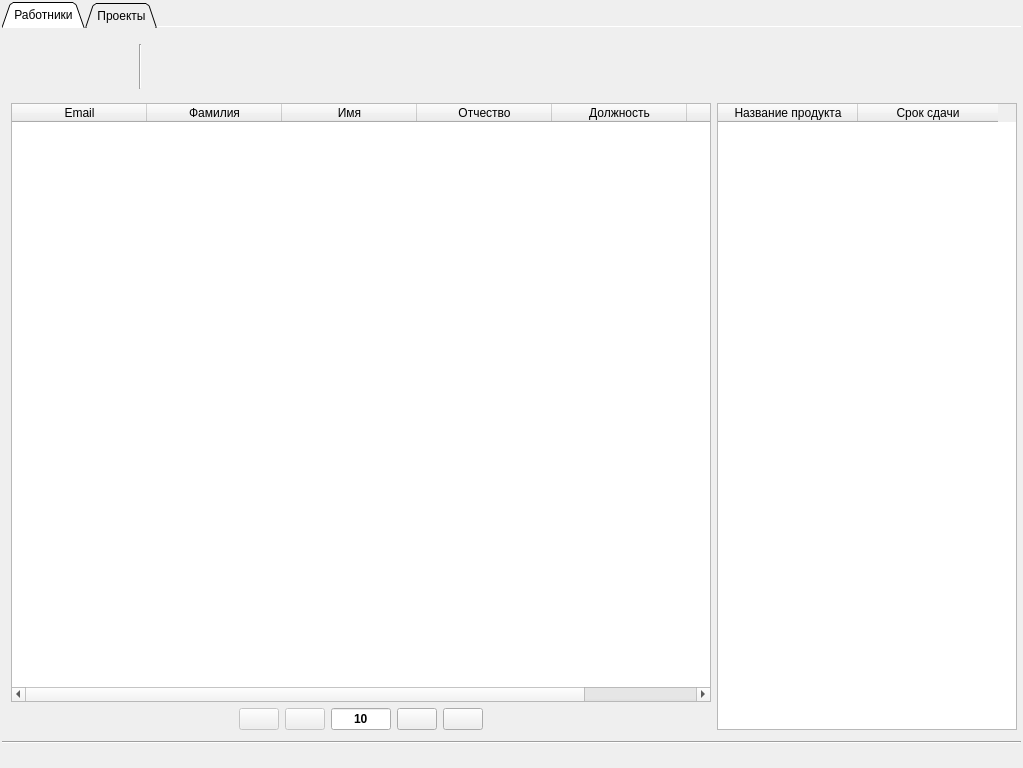
<?xml version="1.0" encoding="UTF-8"?>
<ui version="4.0">
 <class>MainWindow</class>
 <widget class="QMainWindow" name="MainWindow">
  <property name="geometry">
   <rect>
    <x>0</x>
    <y>0</y>
    <width>1023</width>
    <height>768</height>
   </rect>
  </property>
  <property name="sizePolicy">
   <sizepolicy hsizetype="Preferred" vsizetype="Preferred">
    <horstretch>0</horstretch>
    <verstretch>0</verstretch>
   </sizepolicy>
  </property>
  <property name="minimumSize">
   <size>
    <width>800</width>
    <height>600</height>
   </size>
  </property>
  <property name="maximumSize">
   <size>
    <width>16777215</width>
    <height>16777215</height>
   </size>
  </property>
  <property name="acceptDrops">
   <bool>true</bool>
  </property>
  <property name="windowTitle">
   <string>StaffMI</string>
  </property>
  <property name="windowIcon">
   <iconset>
    <normaloff>icons/title.png</normaloff>icons/title.png</iconset>
  </property>
  <property name="windowOpacity">
   <double>1.000000000000000</double>
  </property>
  <property name="styleSheet">
   <string notr="true">font: 11pt &quot;Times New Roman&quot;;</string>
  </property>
  <property name="iconSize">
   <size>
    <width>32</width>
    <height>32</height>
   </size>
  </property>
  <widget class="QWidget" name="centralwidget">
   <layout class="QGridLayout" name="gridLayout">
    <property name="leftMargin">
     <number>2</number>
    </property>
    <property name="topMargin">
     <number>2</number>
    </property>
    <property name="rightMargin">
     <number>2</number>
    </property>
    <property name="bottomMargin">
     <number>2</number>
    </property>
    <property name="spacing">
     <number>2</number>
    </property>
    <item row="1" column="0" colspan="2">
     <widget class="Line" name="line_3">
      <property name="orientation">
       <enum>Qt::Horizontal</enum>
      </property>
     </widget>
    </item>
    <item row="2" column="0" colspan="2">
     <widget class="QLabel" name="label_log_main">
      <property name="sizePolicy">
       <sizepolicy hsizetype="Minimum" vsizetype="Preferred">
        <horstretch>0</horstretch>
        <verstretch>0</verstretch>
       </sizepolicy>
      </property>
      <property name="minimumSize">
       <size>
        <width>0</width>
        <height>20</height>
       </size>
      </property>
      <property name="maximumSize">
       <size>
        <width>16777215</width>
        <height>15</height>
       </size>
      </property>
      <property name="styleSheet">
       <string notr="true">font: 11pt &quot;Times New Roman&quot;;
color: rgb(255, 0, 0);
font-weight: bold;</string>
      </property>
      <property name="text">
       <string/>
      </property>
      <property name="alignment">
       <set>Qt::AlignRight|Qt::AlignTrailing|Qt::AlignVCenter</set>
      </property>
     </widget>
    </item>
    <item row="0" column="0" colspan="2">
     <widget class="QTabWidget" name="tabWidget">
      <property name="tabPosition">
       <enum>QTabWidget::North</enum>
      </property>
      <property name="tabShape">
       <enum>QTabWidget::Triangular</enum>
      </property>
      <property name="currentIndex">
       <number>0</number>
      </property>
      <property name="elideMode">
       <enum>Qt::ElideNone</enum>
      </property>
      <property name="documentMode">
       <bool>true</bool>
      </property>
      <property name="tabsClosable">
       <bool>false</bool>
      </property>
      <property name="movable">
       <bool>true</bool>
      </property>
      <property name="tabBarAutoHide">
       <bool>false</bool>
      </property>
      <widget class="QWidget" name="tab">
       <attribute name="title">
        <string>Работники</string>
       </attribute>
       <layout class="QGridLayout" name="gridLayout_2">
        <item row="2" column="0" colspan="5">
         <widget class="QTableWidget" name="workers_table">
          <property name="sizePolicy">
           <sizepolicy hsizetype="Minimum" vsizetype="Expanding">
            <horstretch>0</horstretch>
            <verstretch>0</verstretch>
           </sizepolicy>
          </property>
          <property name="minimumSize">
           <size>
            <width>700</width>
            <height>0</height>
           </size>
          </property>
          <property name="maximumSize">
           <size>
            <width>1500</width>
            <height>16777215</height>
           </size>
          </property>
          <property name="selectionBehavior">
           <enum>QAbstractItemView::SelectRows</enum>
          </property>
          <property name="gridStyle">
           <enum>Qt::SolidLine</enum>
          </property>
          <attribute name="horizontalHeaderDefaultSectionSize">
           <number>135</number>
          </attribute>
          <column>
           <property name="text">
            <string>Email</string>
           </property>
          </column>
          <column>
           <property name="text">
            <string>Фамилия</string>
           </property>
          </column>
          <column>
           <property name="text">
            <string>Имя</string>
           </property>
          </column>
          <column>
           <property name="text">
            <string>Отчество</string>
           </property>
          </column>
          <column>
           <property name="text">
            <string>Должность</string>
           </property>
          </column>
          <column>
           <property name="text">
            <string>id</string>
           </property>
          </column>
         </widget>
        </item>
        <item row="0" column="0" colspan="6">
         <widget class="QScrollArea" name="scrollArea">
          <property name="sizePolicy">
           <sizepolicy hsizetype="Expanding" vsizetype="Fixed">
            <horstretch>0</horstretch>
            <verstretch>0</verstretch>
           </sizepolicy>
          </property>
          <property name="minimumSize">
           <size>
            <width>0</width>
            <height>20</height>
           </size>
          </property>
          <property name="maximumSize">
           <size>
            <width>16777215</width>
            <height>60</height>
           </size>
          </property>
          <property name="autoFillBackground">
           <bool>true</bool>
          </property>
          <property name="frameShape">
           <enum>QFrame::NoFrame</enum>
          </property>
          <property name="frameShadow">
           <enum>QFrame::Plain</enum>
          </property>
          <property name="lineWidth">
           <number>1</number>
          </property>
          <property name="midLineWidth">
           <number>1</number>
          </property>
          <property name="verticalScrollBarPolicy">
           <enum>Qt::ScrollBarAlwaysOff</enum>
          </property>
          <property name="widgetResizable">
           <bool>true</bool>
          </property>
          <widget class="QWidget" name="scrollAreaWidgetContents">
           <property name="geometry">
            <rect>
             <x>0</x>
             <y>0</y>
             <width>1001</width>
             <height>60</height>
            </rect>
           </property>
           <property name="autoFillBackground">
            <bool>true</bool>
           </property>
           <layout class="QHBoxLayout" name="horizontalLayout">
            <property name="spacing">
             <number>2</number>
            </property>
            <property name="leftMargin">
             <number>2</number>
            </property>
            <property name="topMargin">
             <number>2</number>
            </property>
            <property name="rightMargin">
             <number>2</number>
            </property>
            <property name="bottomMargin">
             <number>2</number>
            </property>
            <item>
             <widget class="QPushButton" name="add_worker">
              <property name="sizePolicy">
               <sizepolicy hsizetype="Minimum" vsizetype="Minimum">
                <horstretch>0</horstretch>
                <verstretch>0</verstretch>
               </sizepolicy>
              </property>
              <property name="minimumSize">
               <size>
                <width>0</width>
                <height>0</height>
               </size>
              </property>
              <property name="maximumSize">
               <size>
                <width>60</width>
                <height>16777215</height>
               </size>
              </property>
              <property name="text">
               <string/>
              </property>
              <property name="icon">
               <iconset>
                <normaloff>icons/add_user.png</normaloff>icons/add_user.png</iconset>
              </property>
              <property name="iconSize">
               <size>
                <width>45</width>
                <height>45</height>
               </size>
              </property>
              <property name="checkable">
               <bool>false</bool>
              </property>
              <property name="flat">
               <bool>true</bool>
              </property>
             </widget>
            </item>
            <item>
             <widget class="QPushButton" name="del_worker">
              <property name="sizePolicy">
               <sizepolicy hsizetype="Minimum" vsizetype="Minimum">
                <horstretch>0</horstretch>
                <verstretch>0</verstretch>
               </sizepolicy>
              </property>
              <property name="minimumSize">
               <size>
                <width>0</width>
                <height>0</height>
               </size>
              </property>
              <property name="maximumSize">
               <size>
                <width>16777215</width>
                <height>16777215</height>
               </size>
              </property>
              <property name="text">
               <string/>
              </property>
              <property name="icon">
               <iconset>
                <normaloff>icons/delete_user.png</normaloff>icons/delete_user.png</iconset>
              </property>
              <property name="iconSize">
               <size>
                <width>45</width>
                <height>45</height>
               </size>
              </property>
              <property name="flat">
               <bool>true</bool>
              </property>
             </widget>
            </item>
            <item>
             <widget class="QPushButton" name="save_workers">
              <property name="sizePolicy">
               <sizepolicy hsizetype="Minimum" vsizetype="Minimum">
                <horstretch>0</horstretch>
                <verstretch>0</verstretch>
               </sizepolicy>
              </property>
              <property name="minimumSize">
               <size>
                <width>0</width>
                <height>0</height>
               </size>
              </property>
              <property name="maximumSize">
               <size>
                <width>16777215</width>
                <height>16777215</height>
               </size>
              </property>
              <property name="sizeIncrement">
               <size>
                <width>0</width>
                <height>0</height>
               </size>
              </property>
              <property name="baseSize">
               <size>
                <width>0</width>
                <height>0</height>
               </size>
              </property>
              <property name="text">
               <string/>
              </property>
              <property name="icon">
               <iconset>
                <normaloff>icons/save_users.png</normaloff>icons/save_users.png</iconset>
              </property>
              <property name="iconSize">
               <size>
                <width>45</width>
                <height>45</height>
               </size>
              </property>
              <property name="flat">
               <bool>true</bool>
              </property>
             </widget>
            </item>
            <item>
             <widget class="Line" name="line">
              <property name="sizePolicy">
               <sizepolicy hsizetype="Fixed" vsizetype="Minimum">
                <horstretch>0</horstretch>
                <verstretch>0</verstretch>
               </sizepolicy>
              </property>
              <property name="minimumSize">
               <size>
                <width>0</width>
                <height>45</height>
               </size>
              </property>
              <property name="maximumSize">
               <size>
                <width>16777215</width>
                <height>45</height>
               </size>
              </property>
              <property name="orientation">
               <enum>Qt::Vertical</enum>
              </property>
             </widget>
            </item>
            <item>
             <widget class="QPushButton" name="new_inproject">
              <property name="sizePolicy">
               <sizepolicy hsizetype="Minimum" vsizetype="Minimum">
                <horstretch>0</horstretch>
                <verstretch>0</verstretch>
               </sizepolicy>
              </property>
              <property name="minimumSize">
               <size>
                <width>0</width>
                <height>0</height>
               </size>
              </property>
              <property name="maximumSize">
               <size>
                <width>16777215</width>
                <height>16777215</height>
               </size>
              </property>
              <property name="baseSize">
               <size>
                <width>0</width>
                <height>0</height>
               </size>
              </property>
              <property name="text">
               <string/>
              </property>
              <property name="icon">
               <iconset>
                <normaloff>icons/add_user_inproject.png</normaloff>icons/add_user_inproject.png</iconset>
              </property>
              <property name="iconSize">
               <size>
                <width>45</width>
                <height>45</height>
               </size>
              </property>
              <property name="flat">
               <bool>true</bool>
              </property>
             </widget>
            </item>
            <item>
             <widget class="QPushButton" name="del_inproject">
              <property name="sizePolicy">
               <sizepolicy hsizetype="Minimum" vsizetype="Minimum">
                <horstretch>0</horstretch>
                <verstretch>0</verstretch>
               </sizepolicy>
              </property>
              <property name="text">
               <string/>
              </property>
              <property name="icon">
               <iconset>
                <normaloff>icons/delete_user_inproject.png</normaloff>icons/delete_user_inproject.png</iconset>
              </property>
              <property name="iconSize">
               <size>
                <width>45</width>
                <height>45</height>
               </size>
              </property>
              <property name="flat">
               <bool>true</bool>
              </property>
             </widget>
            </item>
            <item>
             <spacer name="horizontalSpacer">
              <property name="orientation">
               <enum>Qt::Horizontal</enum>
              </property>
              <property name="sizeHint" stdset="0">
               <size>
                <width>40</width>
                <height>20</height>
               </size>
              </property>
             </spacer>
            </item>
            <item>
             <widget class="QPushButton" name="undo_changes_workers">
              <property name="sizePolicy">
               <sizepolicy hsizetype="Minimum" vsizetype="Minimum">
                <horstretch>0</horstretch>
                <verstretch>0</verstretch>
               </sizepolicy>
              </property>
              <property name="text">
               <string/>
              </property>
              <property name="icon">
               <iconset>
                <normaloff>icons/undo_changes.png</normaloff>icons/undo_changes.png</iconset>
              </property>
              <property name="iconSize">
               <size>
                <width>45</width>
                <height>45</height>
               </size>
              </property>
              <property name="flat">
               <bool>true</bool>
              </property>
             </widget>
            </item>
            <item>
             <widget class="QPushButton" name="update_data">
              <property name="sizePolicy">
               <sizepolicy hsizetype="Minimum" vsizetype="Minimum">
                <horstretch>0</horstretch>
                <verstretch>0</verstretch>
               </sizepolicy>
              </property>
              <property name="text">
               <string/>
              </property>
              <property name="icon">
               <iconset>
                <normaloff>icons/update_data.png</normaloff>icons/update_data.png</iconset>
              </property>
              <property name="iconSize">
               <size>
                <width>45</width>
                <height>45</height>
               </size>
              </property>
              <property name="flat">
               <bool>true</bool>
              </property>
             </widget>
            </item>
            <item>
             <widget class="QPushButton" name="logout">
              <property name="sizePolicy">
               <sizepolicy hsizetype="Minimum" vsizetype="Minimum">
                <horstretch>0</horstretch>
                <verstretch>0</verstretch>
               </sizepolicy>
              </property>
              <property name="text">
               <string/>
              </property>
              <property name="icon">
               <iconset>
                <normaloff>icons/logout.png</normaloff>icons/logout.png</iconset>
              </property>
              <property name="iconSize">
               <size>
                <width>45</width>
                <height>45</height>
               </size>
              </property>
              <property name="flat">
               <bool>true</bool>
              </property>
             </widget>
            </item>
           </layout>
          </widget>
         </widget>
        </item>
        <item row="3" column="0" colspan="5">
         <layout class="QGridLayout" name="gridLayout_4">
          <item row="1" column="2">
           <widget class="QPushButton" name="page_left">
            <property name="enabled">
             <bool>false</bool>
            </property>
            <property name="sizePolicy">
             <sizepolicy hsizetype="Minimum" vsizetype="Minimum">
              <horstretch>0</horstretch>
              <verstretch>0</verstretch>
             </sizepolicy>
            </property>
            <property name="text">
             <string/>
            </property>
            <property name="icon">
             <iconset>
              <normaloff>icons/left_arrow.png</normaloff>icons/left_arrow.png</iconset>
            </property>
           </widget>
          </item>
          <item row="1" column="0">
           <spacer name="horizontalSpacer_3">
            <property name="orientation">
             <enum>Qt::Horizontal</enum>
            </property>
            <property name="sizeHint" stdset="0">
             <size>
              <width>40</width>
              <height>20</height>
             </size>
            </property>
           </spacer>
          </item>
          <item row="1" column="6">
           <spacer name="horizontalSpacer_4">
            <property name="orientation">
             <enum>Qt::Horizontal</enum>
            </property>
            <property name="sizeHint" stdset="0">
             <size>
              <width>40</width>
              <height>20</height>
             </size>
            </property>
           </spacer>
          </item>
          <item row="1" column="4">
           <widget class="QPushButton" name="page_right">
            <property name="sizePolicy">
             <sizepolicy hsizetype="Minimum" vsizetype="Minimum">
              <horstretch>0</horstretch>
              <verstretch>0</verstretch>
             </sizepolicy>
            </property>
            <property name="text">
             <string/>
            </property>
            <property name="icon">
             <iconset>
              <normaloff>icons/right_arrow.png</normaloff>icons/right_arrow.png</iconset>
            </property>
            <property name="iconSize">
             <size>
              <width>16</width>
              <height>16</height>
             </size>
            </property>
           </widget>
          </item>
          <item row="1" column="1">
           <widget class="QPushButton" name="full_left">
            <property name="enabled">
             <bool>false</bool>
            </property>
            <property name="sizePolicy">
             <sizepolicy hsizetype="Minimum" vsizetype="Minimum">
              <horstretch>0</horstretch>
              <verstretch>0</verstretch>
             </sizepolicy>
            </property>
            <property name="text">
             <string/>
            </property>
            <property name="icon">
             <iconset>
              <normaloff>icons/full_left.png</normaloff>icons/full_left.png</iconset>
            </property>
           </widget>
          </item>
          <item row="1" column="5">
           <widget class="QPushButton" name="full_right">
            <property name="sizePolicy">
             <sizepolicy hsizetype="Minimum" vsizetype="Minimum">
              <horstretch>0</horstretch>
              <verstretch>0</verstretch>
             </sizepolicy>
            </property>
            <property name="text">
             <string/>
            </property>
            <property name="icon">
             <iconset>
              <normaloff>icons/full_right.png</normaloff>icons/full_right.png</iconset>
            </property>
           </widget>
          </item>
          <item row="1" column="3">
           <widget class="QLineEdit" name="size_page">
            <property name="sizePolicy">
             <sizepolicy hsizetype="Expanding" vsizetype="Fixed">
              <horstretch>0</horstretch>
              <verstretch>0</verstretch>
             </sizepolicy>
            </property>
            <property name="minimumSize">
             <size>
              <width>20</width>
              <height>0</height>
             </size>
            </property>
            <property name="maximumSize">
             <size>
              <width>60</width>
              <height>16777215</height>
             </size>
            </property>
            <property name="styleSheet">
             <string notr="true">font-weight: bold;</string>
            </property>
            <property name="text">
             <string>10</string>
            </property>
            <property name="alignment">
             <set>Qt::AlignCenter</set>
            </property>
           </widget>
          </item>
         </layout>
        </item>
        <item row="2" column="5" rowspan="2">
         <widget class="QTableWidget" name="current_projects_table">
          <property name="sizePolicy">
           <sizepolicy hsizetype="MinimumExpanding" vsizetype="Expanding">
            <horstretch>0</horstretch>
            <verstretch>0</verstretch>
           </sizepolicy>
          </property>
          <property name="minimumSize">
           <size>
            <width>300</width>
            <height>0</height>
           </size>
          </property>
          <property name="maximumSize">
           <size>
            <width>450</width>
            <height>16777215</height>
           </size>
          </property>
          <property name="editTriggers">
           <set>QAbstractItemView::NoEditTriggers</set>
          </property>
          <property name="selectionBehavior">
           <enum>QAbstractItemView::SelectRows</enum>
          </property>
          <property name="gridStyle">
           <enum>Qt::SolidLine</enum>
          </property>
          <attribute name="horizontalHeaderCascadingSectionResizes">
           <bool>false</bool>
          </attribute>
          <attribute name="horizontalHeaderDefaultSectionSize">
           <number>140</number>
          </attribute>
          <attribute name="horizontalHeaderMinimumSectionSize">
           <number>39</number>
          </attribute>
          <attribute name="horizontalHeaderShowSortIndicator" stdset="0">
           <bool>false</bool>
          </attribute>
          <attribute name="horizontalHeaderStretchLastSection">
           <bool>false</bool>
          </attribute>
          <column>
           <property name="text">
            <string>Название продукта</string>
           </property>
           <property name="textAlignment">
            <set>AlignCenter</set>
           </property>
          </column>
          <column>
           <property name="text">
            <string>Срок сдачи</string>
           </property>
          </column>
         </widget>
        </item>
       </layout>
      </widget>
      <widget class="QWidget" name="tab_2">
       <attribute name="title">
        <string>Проекты</string>
       </attribute>
       <layout class="QGridLayout" name="gridLayout_3">
        <item row="0" column="0" colspan="3">
         <widget class="QScrollArea" name="scrollArea_2">
          <property name="sizePolicy">
           <sizepolicy hsizetype="Expanding" vsizetype="Fixed">
            <horstretch>0</horstretch>
            <verstretch>0</verstretch>
           </sizepolicy>
          </property>
          <property name="minimumSize">
           <size>
            <width>0</width>
            <height>20</height>
           </size>
          </property>
          <property name="maximumSize">
           <size>
            <width>16777215</width>
            <height>60</height>
           </size>
          </property>
          <property name="autoFillBackground">
           <bool>true</bool>
          </property>
          <property name="frameShape">
           <enum>QFrame::NoFrame</enum>
          </property>
          <property name="frameShadow">
           <enum>QFrame::Plain</enum>
          </property>
          <property name="lineWidth">
           <number>1</number>
          </property>
          <property name="midLineWidth">
           <number>1</number>
          </property>
          <property name="verticalScrollBarPolicy">
           <enum>Qt::ScrollBarAlwaysOff</enum>
          </property>
          <property name="widgetResizable">
           <bool>true</bool>
          </property>
          <widget class="QWidget" name="scrollAreaWidgetContents_2">
           <property name="geometry">
            <rect>
             <x>0</x>
             <y>0</y>
             <width>1001</width>
             <height>60</height>
            </rect>
           </property>
           <property name="autoFillBackground">
            <bool>true</bool>
           </property>
           <layout class="QHBoxLayout" name="horizontalLayout_2">
            <property name="spacing">
             <number>2</number>
            </property>
            <property name="leftMargin">
             <number>2</number>
            </property>
            <property name="topMargin">
             <number>2</number>
            </property>
            <property name="rightMargin">
             <number>2</number>
            </property>
            <property name="bottomMargin">
             <number>2</number>
            </property>
            <item>
             <widget class="QPushButton" name="add_project">
              <property name="sizePolicy">
               <sizepolicy hsizetype="Minimum" vsizetype="Minimum">
                <horstretch>0</horstretch>
                <verstretch>0</verstretch>
               </sizepolicy>
              </property>
              <property name="minimumSize">
               <size>
                <width>0</width>
                <height>0</height>
               </size>
              </property>
              <property name="maximumSize">
               <size>
                <width>16777215</width>
                <height>16777215</height>
               </size>
              </property>
              <property name="baseSize">
               <size>
                <width>0</width>
                <height>0</height>
               </size>
              </property>
              <property name="text">
               <string/>
              </property>
              <property name="icon">
               <iconset>
                <normaloff>icons/add_project.png</normaloff>icons/add_project.png</iconset>
              </property>
              <property name="iconSize">
               <size>
                <width>45</width>
                <height>45</height>
               </size>
              </property>
              <property name="flat">
               <bool>true</bool>
              </property>
             </widget>
            </item>
            <item>
             <widget class="QPushButton" name="del_project">
              <property name="sizePolicy">
               <sizepolicy hsizetype="Minimum" vsizetype="Minimum">
                <horstretch>0</horstretch>
                <verstretch>0</verstretch>
               </sizepolicy>
              </property>
              <property name="text">
               <string/>
              </property>
              <property name="icon">
               <iconset>
                <normaloff>icons/del_project.png</normaloff>icons/del_project.png</iconset>
              </property>
              <property name="iconSize">
               <size>
                <width>45</width>
                <height>45</height>
               </size>
              </property>
              <property name="flat">
               <bool>true</bool>
              </property>
             </widget>
            </item>
            <item>
             <widget class="QPushButton" name="save_projects">
              <property name="sizePolicy">
               <sizepolicy hsizetype="Minimum" vsizetype="Minimum">
                <horstretch>0</horstretch>
                <verstretch>0</verstretch>
               </sizepolicy>
              </property>
              <property name="text">
               <string/>
              </property>
              <property name="icon">
               <iconset>
                <normaloff>icons/save_project.png</normaloff>icons/save_project.png</iconset>
              </property>
              <property name="iconSize">
               <size>
                <width>45</width>
                <height>45</height>
               </size>
              </property>
              <property name="flat">
               <bool>true</bool>
              </property>
             </widget>
            </item>
            <item>
             <spacer name="horizontalSpacer_2">
              <property name="orientation">
               <enum>Qt::Horizontal</enum>
              </property>
              <property name="sizeHint" stdset="0">
               <size>
                <width>40</width>
                <height>20</height>
               </size>
              </property>
             </spacer>
            </item>
            <item>
             <widget class="QPushButton" name="undo_changes_projects">
              <property name="sizePolicy">
               <sizepolicy hsizetype="Minimum" vsizetype="Minimum">
                <horstretch>0</horstretch>
                <verstretch>0</verstretch>
               </sizepolicy>
              </property>
              <property name="text">
               <string/>
              </property>
              <property name="icon">
               <iconset>
                <normaloff>icons/undo_changes.png</normaloff>icons/undo_changes.png</iconset>
              </property>
              <property name="iconSize">
               <size>
                <width>45</width>
                <height>45</height>
               </size>
              </property>
              <property name="flat">
               <bool>true</bool>
              </property>
             </widget>
            </item>
            <item>
             <widget class="QPushButton" name="update_data_2">
              <property name="sizePolicy">
               <sizepolicy hsizetype="Minimum" vsizetype="Minimum">
                <horstretch>0</horstretch>
                <verstretch>0</verstretch>
               </sizepolicy>
              </property>
              <property name="text">
               <string/>
              </property>
              <property name="icon">
               <iconset>
                <normaloff>icons/update_data.png</normaloff>icons/update_data.png</iconset>
              </property>
              <property name="iconSize">
               <size>
                <width>45</width>
                <height>45</height>
               </size>
              </property>
              <property name="flat">
               <bool>true</bool>
              </property>
             </widget>
            </item>
            <item>
             <widget class="QPushButton" name="logout_2">
              <property name="sizePolicy">
               <sizepolicy hsizetype="Minimum" vsizetype="Minimum">
                <horstretch>0</horstretch>
                <verstretch>0</verstretch>
               </sizepolicy>
              </property>
              <property name="text">
               <string/>
              </property>
              <property name="icon">
               <iconset>
                <normaloff>icons/logout.png</normaloff>icons/logout.png</iconset>
              </property>
              <property name="iconSize">
               <size>
                <width>45</width>
                <height>45</height>
               </size>
              </property>
              <property name="flat">
               <bool>true</bool>
              </property>
             </widget>
            </item>
           </layout>
          </widget>
         </widget>
        </item>
        <item row="1" column="0" colspan="3">
         <widget class="QTableWidget" name="projects_table">
          <property name="selectionBehavior">
           <enum>QAbstractItemView::SelectRows</enum>
          </property>
          <attribute name="horizontalHeaderDefaultSectionSize">
           <number>200</number>
          </attribute>
          <column>
           <property name="text">
            <string>Название продукта</string>
           </property>
          </column>
          <column>
           <property name="text">
            <string>Срок сдачи</string>
           </property>
          </column>
          <column>
           <property name="text">
            <string>id</string>
           </property>
          </column>
         </widget>
        </item>
       </layout>
      </widget>
     </widget>
    </item>
   </layout>
  </widget>
 </widget>
 <tabstops>
  <tabstop>tabWidget</tabstop>
  <tabstop>scrollArea</tabstop>
  <tabstop>add_worker</tabstop>
  <tabstop>del_worker</tabstop>
  <tabstop>save_workers</tabstop>
  <tabstop>new_inproject</tabstop>
  <tabstop>del_inproject</tabstop>
  <tabstop>undo_changes_workers</tabstop>
  <tabstop>update_data</tabstop>
  <tabstop>logout</tabstop>
  <tabstop>full_left</tabstop>
  <tabstop>page_left</tabstop>
  <tabstop>page_right</tabstop>
  <tabstop>full_right</tabstop>
  <tabstop>workers_table</tabstop>
  <tabstop>current_projects_table</tabstop>
  <tabstop>size_page</tabstop>
  <tabstop>scrollArea_2</tabstop>
  <tabstop>add_project</tabstop>
  <tabstop>del_project</tabstop>
  <tabstop>save_projects</tabstop>
  <tabstop>undo_changes_projects</tabstop>
  <tabstop>update_data_2</tabstop>
  <tabstop>logout_2</tabstop>
  <tabstop>projects_table</tabstop>
 </tabstops>
 <resources/>
 <connections/>
</ui>
